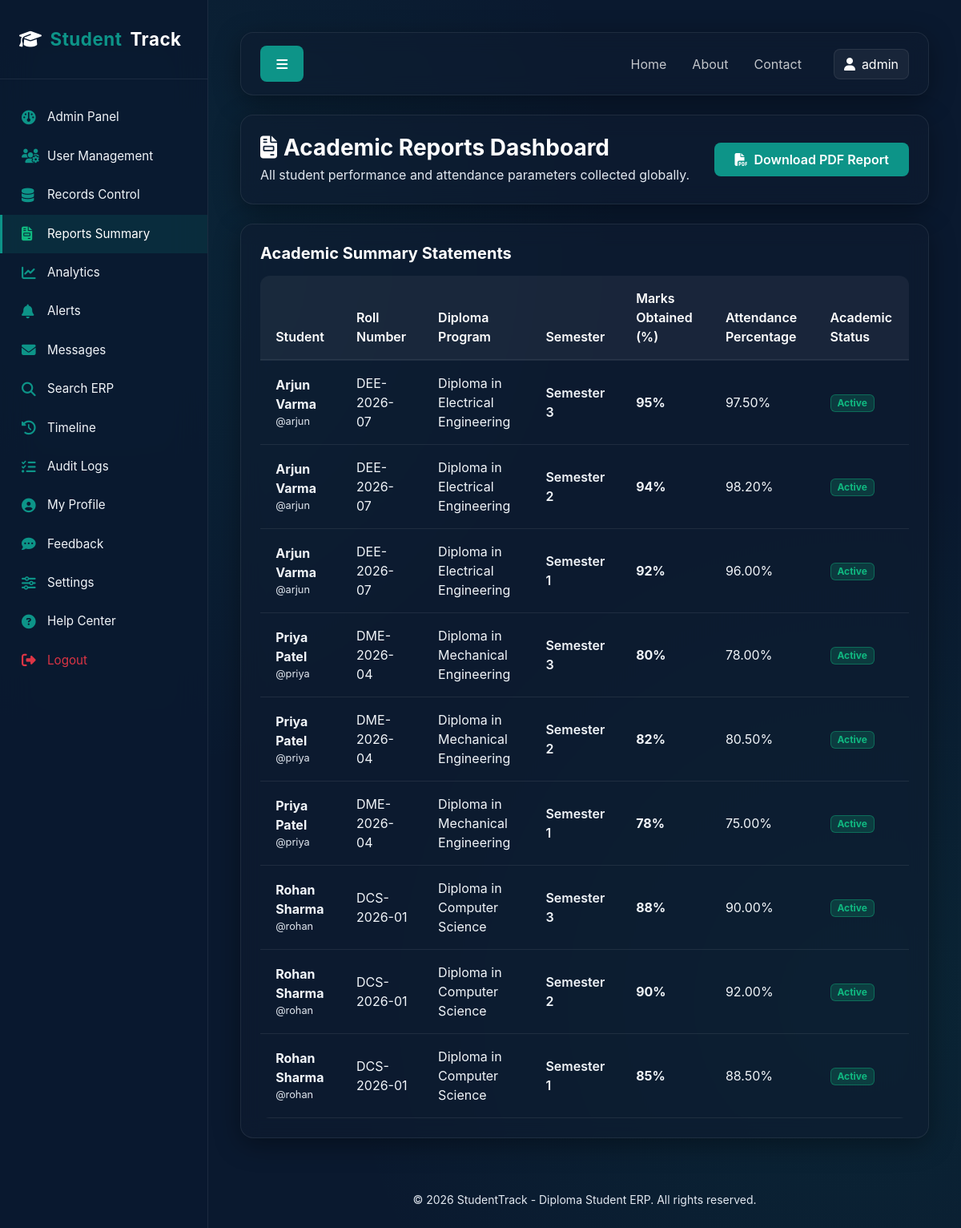
The app's page /reports/ (signed in) with its own data.
### erp/models.py (models this page shows, shortened)
class StudentRecord(models.Model):
    STATUS_CHOICES = [
        ('Active', 'Active'),
        ('Suspended', 'Suspended'),
        ('Graduated', 'Graduated'),
    ]
    student = models.ForeignKey(User, on_delete=models.CASCADE, related_name='records')
    semester = models.CharField(max_length=20)
    marks_obtained = models.IntegerField(default=0)
    attendance_percentage = models.DecimalField(max_digits=5, decimal_places=2, default=0.00)
    academic_status = models.CharField(max_length=20, choices=STATUS_CHOICES, default='Active')
    updated_at = models.DateTimeField(auto_now=True)
    created_by = models.ForeignKey(User, null=True, on_delete=models.SET_NULL, related_name='created_records')

class UserProfile(models.Model):
    ROLE_CHOICES = [
        ('admin', 'Administrator'),
        ('student', 'Student User'),
    ]
    COURSE_CHOICES = [
        ('Diploma in Computer Science', 'Diploma in Computer Science'),
        ('Diploma in Mechanical Engineering', 'Diploma in Mechanical Engineering'),
        ('Diploma in Electrical Engineering', 'Diploma in Electrical Engineering'),
        ('Diploma in Civil Engineering', 'Diploma in Civil Engineering'),
        ('Diploma in Electronics Engineering', 'Diploma in Electronics Engineering'),
        ('Diploma in Automobile Engineering', 'Diploma in Automobile Engineering'),
    ]
    user = models.OneToOneField(User, on_delete=models.CASCADE, related_name='profile')
    role = models.CharField(max_length=20, choices=ROLE_CHOICES, default='student')
    roll_number = models.CharField(max_length=50, unique=True, null=True, blank=True)
    course = models.CharField(max_length=100, choices=COURSE_CHOICES, null=True, blank=True)
    phone = models.CharField(max_length=20, null=True, blank=True)
    bio = models.TextField(null=True, blank=True)
    profile_pic = models.ImageField(upload_to='profile_pics/', null=True, blank=True)

### erp/views.py (the view)
# urls.py: path('reports/', views.reports_view, name='reports'),
@login_required
def reports_view(request):
    if request.user.profile.role == 'admin':
        records = StudentRecord.objects.all().order_by('-updated_at')
    else:
        records = request.user.records.all().order_by('-updated_at')
    context = {
        'records': records,
        'is_admin': request.user.profile.role == 'admin',
    }
    return render(request, 'erp/reports.html', context)

### erp/templates/erp/reports.html (shortened to what this page needs)
{% extends 'erp/base.html' %}
{% block content %}
<div class="row">
    <div class="col-12">
        <div class="glass-card p-4 mb-4 d-flex justify-content-between align-items-center flex-wrap gap-3">
            <div>
                <h3 class="fw-bold mb-1"><i class="fa-solid fa-file-invoice me-2 text-teal"></i>Academic Reports Dashboard</h3>
                <p class="text-muted mb-0">{% if is_admin %}All student performance and attendance parameters collected globally.{% else %}Your personal course progress metrics and credentials statements.{% endif %}</p>
            </div>
            <a href="{% url 'pdf_download' %}" target="_blank" class="btn btn-teal px-4 py-2">
                <i class="fa-solid fa-file-pdf me-2"></i>Download PDF Report
            </a>
        </div>
    </div>
    <div class="col-12">
        <div class="glass-card p-4">
            <h5 class="fw-bold mb-3">Academic Summary Statements</h5>
            <div class="table-responsive-glass">
                <table class="table table-glass">
                    <thead>
                        <tr>
                            {% if is_admin %}
                                <th>Student</th>
                                <th>Roll Number</th>
                                <th>Diploma Program</th>
                            {% endif %}
                            <th>Semester</th>
                            <th>Marks Obtained (%)</th>
                            <th>Attendance Percentage</th>
                            <th>Academic Status</th>
                        </tr>
                    </thead>
                    <tbody>
                        {% for record in records %}
                        <tr>
                            {% if is_admin %}
                                <td>
                                    <strong>{{ record.student.get_full_name|default:record.student.username }}</strong>
                                    <div class="text-muted" style="font-size: 0.8rem;">@{{ record.student.username }}</div>
                                </td>
                                <td>{{ record.student.profile.roll_number }}</td>
                                <td>{{ record.student.profile.course }}</td>
                            {% endif %}
                            <td class="fw-semibold">{{ record.semester }}</td>
                            <td class="fw-bold text-success">{{ record.marks_obtained }}%</td>
                            <td class="text-teal-hover">{{ record.attendance_percentage }}%</td>
                            <td>
                                <span class="badge {% if record.academic_status == 'Active' %}badge-accent{% else %}badge-danger-glass{% endif %}">
                                    {{ record.academic_status }}
                                </span>
                            </td>
                        </tr>
                        {% empty %}
                        <tr>
                            <td colspan="{% if is_admin %}7{% else %}4{% endif %}" class="text-center text-muted py-4">No records found.</td>
                        </tr>
                        {% endfor %}
                    </tbody>
                </table>
            </div>
        </div>
    </div>
</div>
{% endblock %}

### erp/templates/erp/base.html (shortened to what this page needs)
{% load static %}
<!DOCTYPE html>
<html lang="en">
<head>
    <link href="https://cdn.jsdelivr.net/npm/bootstrap@5.3.0/dist/css/bootstrap.min.css" rel="stylesheet">
    <link href="https://cdnjs.cloudflare.com/ajax/libs/font-awesome/6.4.0/css/all.min.css" rel="stylesheet">
    <link rel="stylesheet" href="{% static 'erp/css/theme.css' %}">
</head>
<body>
    <div id="wrapper">
        {% if user.is_authenticated %}
        <nav id="sidebar">
            <div class="sidebar-header">
                <a href="{% url 'dashboard' %}" class="sidebar-brand">
                    <i class="fa-solid fa-graduation-cap text-teal"></i>
                    <span>Student</span>Track
                </a>
            </div>
            <ul class="components-nav">
                {% if user.profile.role == 'admin' %}
                    <li class="{% if request.resolver_match.url_name == 'admin_dashboard' %}active{% endif %}">
                        <a href="{% url 'admin_dashboard' %}"><i class="fa-solid fa-gauge"></i> Admin Panel</a>
                    </li>
                    <li class="{% if request.resolver_match.url_name == 'user_management' %}active{% endif %}">
                        <a href="{% url 'user_management' %}"><i class="fa-solid fa-users-cog"></i> User Management</a>
                    </li>
                    <li class="{% if request.resolver_match.url_name == 'data_management' %}active{% endif %}">
                        <a href="{% url 'data_management' %}"><i class="fa-solid fa-database"></i> Records Control</a>
                    </li>
                {% endif %}
                <li class="{% if request.resolver_match.url_name == 'reports' %}active{% endif %}">
                    <a href="{% url 'reports' %}"><i class="fa-solid fa-file-invoice"></i> Reports Summary</a>
                </li>
                <li class="{% if request.resolver_match.url_name == 'analytics' %}active{% endif %}">
                    <a href="{% url 'analytics' %}"><i class="fa-solid fa-chart-line"></i> Analytics</a>
                </li>
                <li class="{% if request.resolver_match.url_name == 'notifications' %}active{% endif %}">
                    <a href="{% url 'notifications' %}"><i class="fa-solid fa-bell"></i> Alerts</a>
                </li>
                <li class="{% if request.resolver_match.url_name == 'messages' %}active{% endif %}">
                    <a href="{% url 'messages' %}"><i class="fa-solid fa-envelope"></i> Messages</a>
                </li>
                <li class="{% if request.resolver_match.url_name == 'search' %}active{% endif %}">
                    <a href="{% url 'search' %}"><i class="fa-solid fa-search"></i> Search ERP</a>
                </li>
                <li class="{% if request.resolver_match.url_name == 'history' %}active{% endif %}">
                    <a href="{% url 'history' %}"><i class="fa-solid fa-clock-rotate-left"></i> Timeline</a>
                </li>
                <li class="{% if request.resolver_match.url_name == 'activity_logs' %}active{% endif %}">
                    <a href="{% url 'activity_logs' %}"><i class="fa-solid fa-list-check"></i> Audit Logs</a>
                </li>
                <li class="{% if request.resolver_match.url_name == 'profile' %}active{% endif %}">
                    <a href="{% url 'profile' %}"><i class="fa-solid fa-user-circle"></i> My Profile</a>
                </li>
                <li class="{% if request.resolver_match.url_name == 'feedback' %}active{% endif %}">
                    <a href="{% url 'feedback' %}"><i class="fa-solid fa-comment-dots"></i> Feedback</a>
                </li>
                <li class="{% if request.resolver_match.url_name == 'settings' %}active{% endif %}">
                    <a href="{% url 'settings' %}"><i class="fa-solid fa-sliders"></i> Settings</a>
                </li>
                <li class="{% if request.resolver_match.url_name == 'help_center' %}active{% endif %}">
                    <a href="{% url 'help_center' %}"><i class="fa-solid fa-question-circle"></i> Help Center</a>
                </li>
                <li>
                    <a href="{% url 'logout' %}" class="text-danger"><i class="fa-solid fa-sign-out-alt text-danger"></i> Logout</a>
                </li>
            </ul>
        </nav>
        {% endif %}
        <div id="content" class="w-100">
            <nav class="navbar navbar-expand-lg glass-card py-3 px-4 mb-4">
                <div class="container-fluid p-0">
                    {% if user.is_authenticated %}
                    <button type="button" id="sidebarCollapse" class="btn btn-teal me-3">
                        <i class="fa-solid fa-bars"></i>
                    </button>
                    {% else %}
                    <a href="{% url 'home' %}" class="navbar-brand text-white fw-bold me-auto">
                        <i class="fa-solid fa-graduation-cap text-teal me-2"></i>StudentTrack
                    </a>
                    {% endif %}
                    <div class="collapse navbar-collapse d-none d-lg-flex justify-content-end" id="navbarContent">
                        <ul class="navbar-nav align-items-center gap-3">
                            <li class="nav-item">
                                <a href="{% url 'home' %}" class="nav-link text-white opacity-75">Home</a>
                            </li>
                            <li class="nav-item">
                                <a href="{% url 'about' %}" class="nav-link text-white opacity-75">About</a>
                            </li>
                            <li class="nav-item mb-0">
                                <a href="{% url 'contact' %}" class="nav-link text-white opacity-75 me-3">Contact</a>
                            </li>
                            {% if user.is_authenticated %}
                            <li class="nav-item dropdown">
                                <a class="btn btn-glass d-flex align-items-center gap-2" href="{% url 'profile' %}">
                                    {% if user.profile.profile_pic %}
                                        <img src="{{ user.profile.profile_pic.url }}" alt="avatar" class="rounded-circle" style="width: 25px; height: 25px; object-fit: cover;">
                                    {% else %}
                                        <i class="fa-solid fa-user text-teal"></i>
                                    {% endif %}
                                    <span>{{ user.username }}</span>
                                </a>
                            </li>
                            {% endif %}
                        </ul>
                    </div>
                </div>
            </nav>
            <div class="container-fluid p-0">
                {% block content %}{% endblock %}
            </div>
            <footer class="mt-5 text-center text-muted py-3">
                <small>&copy; 2026 StudentTrack - Diploma Student ERP. All rights reserved.</small>
            </footer>
        </div>
    </div>
</body>
</html>

### static/erp/css/theme.css (style rules this page uses)
:root { --bg-dark-blue: #0a192f; --bg-card-glass: rgba(16, 28, 48, 0.55); --border-glass: rgba(255, 255, 255, 0.08); --teal-green: #0d9488; --teal-green-hover: #14b8a6; --accent-green: #10b981; --light-gray: #f1f5f9; --pure-white: #ffffff; --text-muted: #e2e8f0; --sidebar-width: 260px; --transition-smooth: all 0.3s cubic-bezier(0.4, 0, 0.2, 1); }
.text-muted { color: #e2e8f0 !important; }
body { background-color: var(--bg-dark-blue); background-image: radial-gradient(circle at 10% 20%, rgba(13, 148, 136, 0.1) 0%, transparent 40%), radial-gradient(circle at 90% 80%, rgba(16, 185, 129, 0.08) 0%, transparent 40%); background-attachment: fixed; color: var(--pure-white); font-family: 'Inter', 'Outfit', -apple-system, BlinkMacSystemFont, "Segoe UI", Roboto, sans-serif; min-height: 100vh; overflow-x: hidden; }
.glass-card { background: var(--bg-card-glass); backdrop-filter: blur(12px); -webkit-backdrop-filter: blur(12px); border: 1px solid var(--border-glass); border-radius: 16px; box-shadow: 0 8px 32px 0 rgba(0, 0, 0, 0.37); transition: var(--transition-smooth); }
#wrapper { display: flex; width: 100%; align-items: stretch; }
#sidebar { min-width: var(--sidebar-width); max-width: var(--sidebar-width); background: rgba(10, 25, 47, 0.85); backdrop-filter: blur(20px); -webkit-backdrop-filter: blur(20px); border-right: 1px solid var(--border-glass); transition: var(--transition-smooth); min-height: 100vh; z-index: 1000; }
#content { width: 100%; padding: 2.5rem; min-height: 100vh; transition: var(--transition-smooth); }
.sidebar-header { padding: 2rem 1.5rem; border-bottom: 1px solid var(--border-glass); }
.sidebar-brand { font-size: 1.4rem; font-weight: 700; letter-spacing: 0.5px; color: var(--pure-white); text-decoration: none; display: flex; align-items: center; gap: 10px; }
.sidebar-brand span { color: var(--teal-green); }
.components-nav { padding: 1.5rem 0; list-style: none; margin: 0; }
.components-nav li a { padding: 0.8rem 1.5rem; font-size: 0.95rem; display: flex; align-items: center; gap: 12px; color: var(--light-gray); text-decoration: none; transition: var(--transition-smooth); border-left: 3px solid transparent; }
.components-nav li a:hover, .components-nav li.active a { color: var(--pure-white); background: rgba(13, 148, 136, 0.15); border-left-color: var(--teal-green); }
.components-nav li a i { width: 20px; font-size: 1.1rem; color: var(--teal-green); }
.components-nav li.active a i { color: var(--accent-green); }
.btn-teal { background-color: var(--teal-green); color: var(--pure-white); border: 1px solid transparent; transition: var(--transition-smooth); border-radius: 8px; font-weight: 600; padding: 0.6rem 1.2rem; }
.btn-glass { background: rgba(255, 255, 255, 0.05); border: 1px solid var(--border-glass); color: var(--pure-white); border-radius: 8px; transition: var(--transition-smooth); }
.badge-accent { background-color: rgba(16, 185, 129, 0.2); color: var(--accent-green); border: 1px solid rgba(16, 185, 129, 0.4); }
.table-responsive-glass { border-radius: 12px; overflow: hidden; }
.table-glass { margin-bottom: 0; color: #f1f5f9; background: transparent; }
.table-glass th { background: rgba(255, 255, 255, 0.05) !important; color: var(--pure-white); font-weight: 600; border-bottom: 2px solid var(--border-glass) !important; padding: 1rem 1.2rem; }
.table-glass td { background: transparent !important; border-bottom: 1px solid var(--border-glass) !important; padding: 1rem 1.2rem; vertical-align: middle; }
.table-glass tbody tr { transition: var(--transition-smooth); }
.text-teal-hover { color: #f1f5f9 !important; }
.table-glass td, .table-glass tbody td, .table-glass tr td { color: #f1f5f9 !important; }

### records on screen
StudentRecord: student.get_full_name "Arjun Varma", student.username "arjun", student.profile.roll_number "DEE-2026-07", student.profile.course "Diploma in Electrical Engineering", semester "Semester 3", marks_obtained "95", attendance_percentage "97.50", academic_status "Active"
StudentRecord: student.get_full_name "Arjun Varma", student.username "arjun", student.profile.roll_number "DEE-2026-07", student.profile.course "Diploma in Electrical Engineering", semester "Semester 2", marks_obtained "94", attendance_percentage "98.20", academic_status "Active"
StudentRecord: student.get_full_name "Arjun Varma", student.username "arjun", student.profile.roll_number "DEE-2026-07", student.profile.course "Diploma in Electrical Engineering", semester "Semester 1", marks_obtained "92", attendance_percentage "96.00", academic_status "Active"
StudentRecord: student.get_full_name "Priya Patel", student.username "priya", student.profile.roll_number "DME-2026-04", student.profile.course "Diploma in Mechanical Engineering", semester "Semester 3", marks_obtained "80", attendance_percentage "78.00", academic_status "Active"
StudentRecord: student.get_full_name "Priya Patel", student.username "priya", student.profile.roll_number "DME-2026-04", student.profile.course "Diploma in Mechanical Engineering", semester "Semester 2", marks_obtained "82", attendance_percentage "80.50", academic_status "Active"
StudentRecord: student.get_full_name "Priya Patel", student.username "priya", student.profile.roll_number "DME-2026-04", student.profile.course "Diploma in Mechanical Engineering", semester "Semester 1", marks_obtained "78", attendance_percentage "75.00", academic_status "Active"
StudentRecord: student.get_full_name "Rohan Sharma", student.username "rohan", student.profile.roll_number "DCS-2026-01", student.profile.course "Diploma in Computer Science", semester "Semester 3", marks_obtained "88", attendance_percentage "90.00", academic_status "Active"
StudentRecord: student.get_full_name "Rohan Sharma", student.username "rohan", student.profile.roll_number "DCS-2026-01", student.profile.course "Diploma in Computer Science", semester "Semester 2", marks_obtained "90", attendance_percentage "92.00", academic_status "Active"
StudentRecord: student.get_full_name "Rohan Sharma", student.username "rohan", student.profile.roll_number "DCS-2026-01", student.profile.course "Diploma in Computer Science", semester "Semester 1", marks_obtained "85", attendance_percentage "88.50", academic_status "Active"

### other values on screen
{{ user.username }} "admin"
